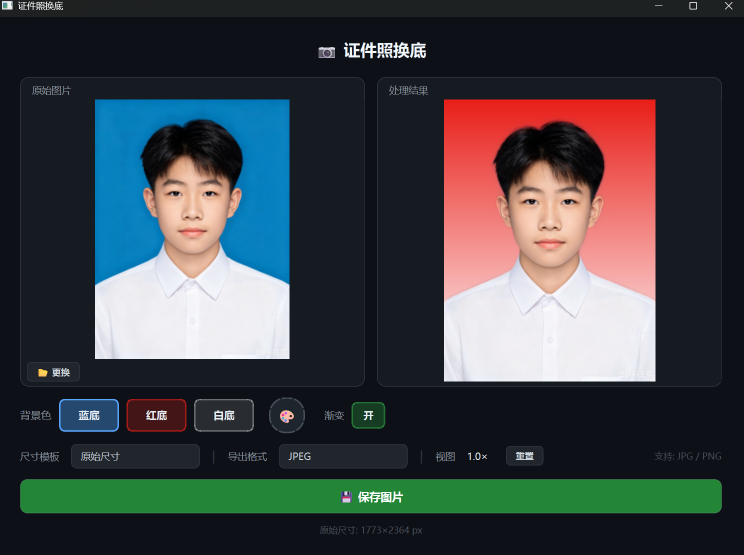
#> input picture example.png, 1487 x 1110 px (shown at 1/2 size); its folder holds only this picture in this run
$ python -i bg_remover.py   (imports and definitions only)
#> lines starting #> are read from the running program, lines starting #| are printed output that depends on the picture
#> in _imread, img is the input picture: shape (1110, 1487, 3); mean B, G, R 68.4, 66, 61.7
#| Input: example.png (1487×1110)
"""证件照背景替换 — 核心逻辑

流程: 混白预处理 → MODNet推理 → 色彩去污染 → Erosion → Alpha混合
"""
import os
import sys

from typing import Optional

import numpy as np
import cv2

# ImageNet 归一化参数
IMAGENET_MEAN = np.array([0.485, 0.456, 0.406], dtype=np.float32)
IMAGENET_STD  = np.array([0.229, 0.224, 0.225], dtype=np.float32)

_session = None


# ============ 标准证件照背景色 (BGR) ============
BG_COLORS_BGR = {
    "blue":   (219, 142, 67),
    "red":    (25, 31, 233),
    "white":  (255, 255, 255),
}


# ============ MODNet 模型 ============
def _get_session():
    global _session
    if _session is not None:
        return _session

    import onnxruntime as ort

    # 查找模型：打包模式 → sys._MEIPASS, 开发模式 → 脚本目录
    model_path = None
    if getattr(sys, 'frozen', False) and hasattr(sys, '_MEIPASS'):
        base = sys._MEIPASS
    else:
        base = os.path.dirname(__file__)
    candidate = os.path.join(base, 'models', 'model.onnx')
    if os.path.exists(candidate):
        model_path = candidate
    else:
        model_path = os.path.join(
            os.environ.get("MODELSCOPE_CACHE",
                os.path.expanduser("~/.cache/modelscope/hub/models")),
            "Xenova/modnet/onnx/model.onnx"
        )

    if not os.path.exists(model_path):
        raise FileNotFoundError(f"MODNet model not found: {model_path}")

    _session = ort.InferenceSession(model_path, providers=["CPUExecutionProvider"])
    size_mb = os.path.getsize(model_path) / 1024 / 1024
    print(f"MODNet loaded ({size_mb:.1f} MB) | CPU")
    return _session


def _inference_mask(img_rgb: np.ndarray) -> np.ndarray:
    """MODNet 512×512 推理，返回原始分辨率的 alpha mask [0,1]"""
    h, w = img_rgb.shape[:2]
#> h = 1110; w = 1487
    resized = cv2.resize(img_rgb, (512, 512))
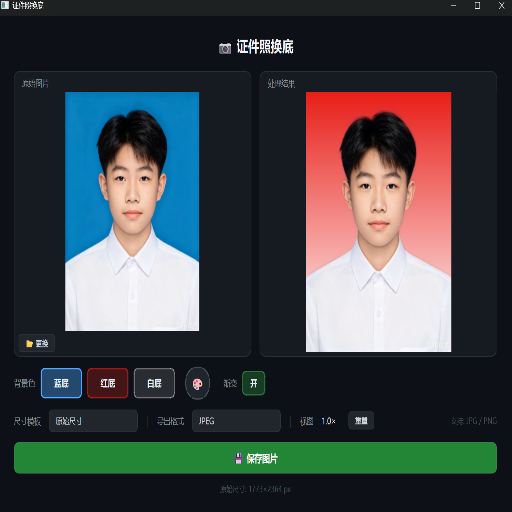
#> resized: shape (512, 512, 3); mean R, G, B 61.5, 65.8, 68.2
    norm = (resized.astype(np.float32) / 255.0 - IMAGENET_MEAN) / IMAGENET_STD
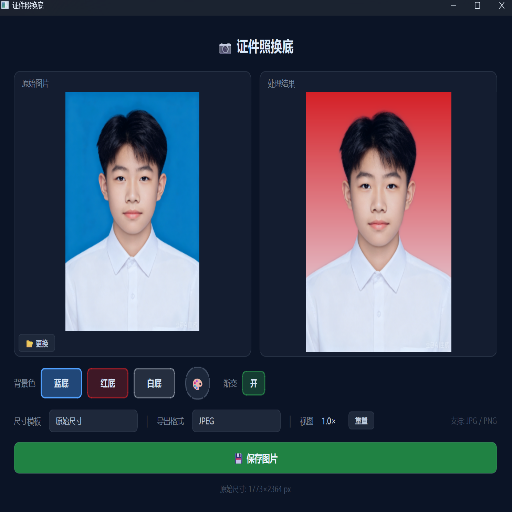
#> norm: shape (512, 512, 3) float32; mean R, G, B -1.06, -0.882, -0.615; drawn with min black and max white
    inp = np.transpose(norm, (2, 0, 1))[np.newaxis, ...]
    out = _get_session().run(None, {"input": inp})[0][0, 0]
    return np.clip(cv2.resize(out, (w, h), interpolation=cv2.INTER_LINEAR), 0.0, 1.0)


# ============ 辅助函数 ============
# [62 lines left out: functions estimate_bg_color, color_decontaminate, make_gradient, blend, not called in this run]


def _imread(path: str) -> np.ndarray:
    """读取图片 — 支持中文路径"""
    data = np.fromfile(path, dtype=np.uint8)
    img = cv2.imdecode(data, cv2.IMREAD_COLOR)
    if img is None:
        raise FileNotFoundError(f"Cannot read image: {path}")
    return img


# [7 lines left out: function _imwrite, not called in this run]


# ============ 主流程 ============
def process_image(
    image_path: str,
    bg_color: str = "blue",
    output_path: str = None,
    lossless: bool = True,
    erode_iters: int = 3,
) -> str:
    """
    证件照换底。
    参数:
        image_path:   输入图片路径
        bg_color:     目标背景色 (blue / red / white)
        output_path:  输出路径 (默认: {name}_{bg_color}.png)
        lossless:     PNG无损输出 (默认True)
        erode_iters:  腐蚀轮次 (默认3, 设为0可跳过)
    返回:
        输出文件路径
    """
    img = _imread(image_path)
    print(f"Input: {image_path} ({img.shape[1]}×{img.shape[0]})")

    # 1. MODNet 推理
    img_rgb = cv2.cvtColor(img, cv2.COLOR_BGR2RGB)
    mask = _inference_mask(img_rgb)

    # 2. 色彩去污染
    bg_est = estimate_bg_color(img, mask)
    img_clean = color_decontaminate(img, mask, bg_est)
    print(f"  Decontaminated (bg_est={bg_est.astype(int)})")

    # 3. Erosion 消白边
    if erode_iters > 0:
        kernel = cv2.getStructuringElement(cv2.MORPH_ELLIPSE, (3, 3))
        mask = cv2.erode(mask, kernel, iterations=erode_iters)

    # 4. Alpha blending
    result = blend(img_clean, mask, bg_color)

    # 5. 保存
    if output_path is None:
        name, _ = os.path.splitext(image_path)
        ext = ".png" if lossless else ".jpg"
        output_path = f"{name}_{bg_color}{ext}"

    if lossless:
        _imwrite(output_path, result, [cv2.IMWRITE_PNG_COMPRESSION, 6])
    else:
        _imwrite(output_path, result, [cv2.IMWRITE_JPEG_QUALITY, 95])

    print(f"Saved: {output_path} ({result.shape[1]}×{result.shape[0]})")
    return output_path


# ============ CLI 测试入口 ============
# [5 lines not run here, left out]

#> (the run stopped early here; a loop or call above may not have finished)
